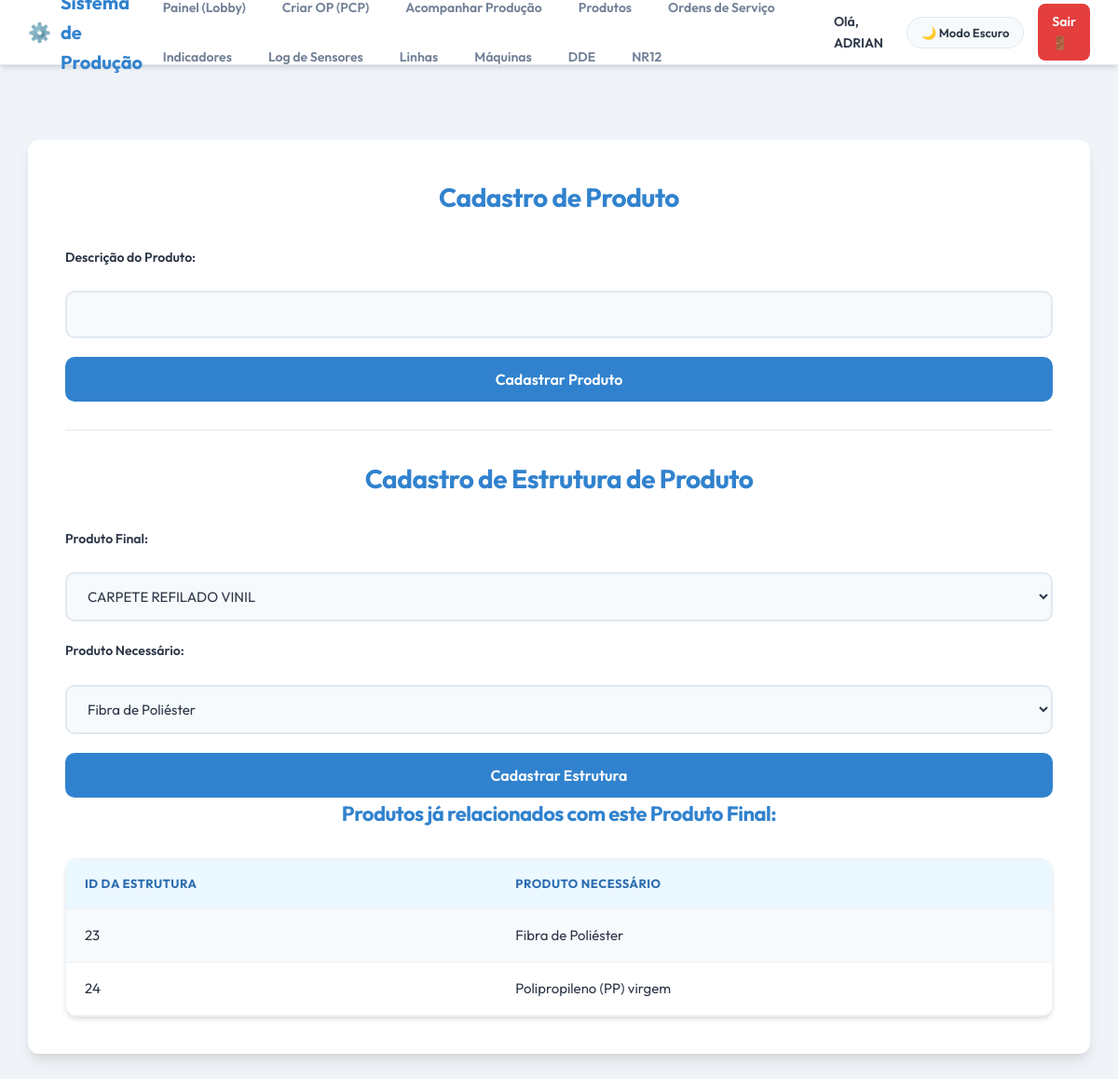
/pages/cadastro_produto.php?produto_selecionado=5 (signed in), run on the app's committed database.
### tables this page shows
CREATE TABLE `tab_estrutura_prod` (
  `ESTRUTURA_ID` bigint NOT NULL AUTO_INCREMENT,
  `ESTRUTURA_ID_FINAL` bigint NOT NULL,
  `ESTRUTURA_ID_NECESSARIO` bigint NOT NULL,
  PRIMARY KEY (`ESTRUTURA_ID`),
  KEY `tab_estrutura_prod_ibfk_1` (`ESTRUTURA_ID_FINAL`),
  KEY `tab_estrutura_prod_ibfk_2` (`ESTRUTURA_ID_NECESSARIO`),
  CONSTRAINT `tab_estrutura_prod_ibfk_1` FOREIGN KEY (`ESTRUTURA_ID_FINAL`) REFERENCES `tab_produtos` (`PROD_ID`),
  CONSTRAINT `tab_estrutura_prod_ibfk_2` FOREIGN KEY (`ESTRUTURA_ID_NECESSARIO`) REFERENCES `tab_produtos` (`PROD_ID`)
);

CREATE TABLE `tab_produtos` (
  `PROD_ID` bigint NOT NULL AUTO_INCREMENT,
  `PROD_DESC` varchar(255) NOT NULL,
  PRIMARY KEY (`PROD_ID`)
);

### pages/cadastro_produto.php (the view, shortened to what this page needs)
<?php
include('../php/conexao.php');
$produtos = $conn->query("SELECT PROD_ID, PROD_DESC FROM TAB_PRODUTOS");
$estrutura = [];
if (isset($_GET['produto_selecionado'])) {
    $idSelecionado = intval($_GET['produto_selecionado']);
    $query = "
        SELECT ep.ESTRUTURA_ID, p.PROD_DESC
        FROM TAB_ESTRUTURA_PROD ep
        JOIN TAB_PRODUTOS p ON p.PROD_ID = ep.ESTRUTURA_ID_NECESSARIO
        WHERE ep.ESTRUTURA_ID_FINAL = ?";
    $stmt = $conn->prepare($query);
    if ($stmt) {
        $stmt->bind_param("i", $idSelecionado);
        $stmt->execute();
        $resultado = $stmt->get_result();
        $estrutura = $resultado->fetch_all(MYSQLI_ASSOC);
    }
}
?>
<!DOCTYPE html>
<html lang="pt-br">
<head>
<link rel="stylesheet" href="../css/style.css">
</head>
<body>
<?php include_once dirname(__DIR__) . '/php/header.php'; ?>
<div class="container">
    <h2>Cadastro de Produto</h2>
    <form method="POST">
        <label for="produto_desc">Descrição do Produto:</label>
        <input type="text" name="produto_desc" required>
        <button type="submit">Cadastrar Produto</button>
    </form>
    <hr>
    <h2>Cadastro de Estrutura de Produto</h2>
    <form method="POST">
        <label for="id_final">Produto Final:</label>
        <select name="id_final" id="id_final" onchange="buscarEstrutura()" required>
            <?php
            $produtos->data_seek(0);
            while ($row = $produtos->fetch_assoc()) {
                $selected = (isset($idSelecionado) && $idSelecionado == $row['PROD_ID']) ? 'selected' : '';
                echo "<option value='{$row['PROD_ID']}' $selected>" . htmlspecialchars($row['PROD_DESC']) . "</option>";
            }
            ?>
        </select>
        <label for="id_necessario">Produto Necessário:</label>
        <select name="id_necessario" required>
            <?php
            $produtos->data_seek(0);
            while ($row = $produtos->fetch_assoc()) {
                echo "<option value='{$row['PROD_ID']}'>" . htmlspecialchars($row['PROD_DESC']) . "</option>";
            }
            ?>
        </select>
        <button type="submit">Cadastrar Estrutura</button>
    </form>
    <?php if (!empty($estrutura)): ?>
        <h3>Produtos já relacionados com este Produto Final:</h3>
        <table>
            <tr>
                <th>ID da Estrutura</th>
                <th>Produto Necessário</th>
            </tr>
            <?php foreach ($estrutura as $item): ?>
                <tr>
                    <td><?= htmlspecialchars($item['ESTRUTURA_ID']) ?></td>
                    <td><?= htmlspecialchars($item['PROD_DESC']) ?></td>
                </tr>
            <?php endforeach; ?>
        </table>
    <?php endif; ?>
</div>
</body>
</html>

### css/style.css (style rules this page uses)
:root { --bg-color: #f0f4f8; --container-bg: #ffffff; --text-color: #2d3748; --text-muted: #718096; --primary-color: #3182ce; --primary-hover: #2b6cb0; --accent-color: #38b2ac; --input-bg: #f7fafc; --input-border: #e2e8f0; --table-bg: #ffffff; --table-border: #edf2f7; --table-header-bg: #ebf8ff; --table-header-text: #2b6cb0; --table-row-even: #f7fafc; --table-row-odd: #ffffff; --danger-color: #e53e3e; --success-color: #38a169; --warning-color: #d69e2e; --shadow-sm: 0 1px 2px 0 rgba(0, 0, 0, 0.05); --shadow-md: 0 4px 6px -1px rgba(0, 0, 0, 0.1), 0 2px 4px -1px rgba(0, 0, 0, 0.06); --shadow-lg: 0 10px 15px -3px rgba(0, 0, 0, 0.1), 0 4px 6px -2px rgba(0, 0, 0, 0.05); --border-radius: 12px; }
* { box-sizing: border-box; margin: 0; padding: 0; }
body { font-family: 'Outfit', sans-serif; background-color: var(--bg-color); color: var(--text-color); line-height: 1.6; transition: background-color 0.3s ease, color 0.3s ease; padding-bottom: 60px; }
.container, .login-container, .form-container, .form-os { width: 95%; max-width: 1500px; margin: 60px auto; background: var(--container-bg); padding: 40px; border-radius: var(--border-radius); box-shadow: var(--shadow-lg); transition: background-color 0.3s ease, box-shadow 0.3s ease; position: relative; }
h2, h3 { text-align: center; color: var(--primary-color); font-weight: 700; margin-bottom: 30px; letter-spacing: -0.5px; }
h2 { font-size: 28px; }
h3 { font-size: 22px; }
form { display: flex; flex-direction: column; gap: 20px; }
label { font-weight: 600; font-size: 14px; color: var(--text-color); margin-bottom: 5px; display: block; }
input, select, textarea { padding: 14px 18px; border: 2px solid var(--input-border); background: var(--input-bg); color: var(--text-color); border-radius: 10px; font-size: 15px; font-family: 'Outfit', sans-serif; transition: all 0.3s ease; width: 100%; }
button, .btn { background: var(--primary-color); color: #ffffff; font-weight: 600; padding: 14px 24px; border: none; border-radius: 10px; cursor: pointer; font-size: 16px; font-family: 'Outfit', sans-serif; transition: all 0.3s ease; display: inline-block; text-align: center; text-decoration: none; white-space: nowrap; }
table { width: 100%; border-collapse: separate; border-spacing: 0; background-color: var(--table-bg); font-size: 15px; border-radius: var(--border-radius); overflow: hidden; box-shadow: var(--shadow-md); margin-top: 30px; border: 1px solid var(--table-border); }
th, td { padding: 16px 20px; text-align: left; border-bottom: 1px solid var(--table-border); white-space: nowrap; }
th { background-color: var(--table-header-bg); color: var(--table-header-text); font-weight: 700; text-transform: uppercase; font-size: 13px; letter-spacing: 0.5px; }
td { color: var(--text-color); }
tbody tr { transition: background-color 0.2s ease; }
tbody tr:nth-child(even) { background-color: var(--table-row-even); }
tbody tr:nth-child(odd) { background-color: var(--table-row-odd); }
hr { border: none; border-top: 1px solid var(--input-border); margin: 30px 0; }

### data on the page
tab_estrutura_prod: ESTRUTURA_ID "23", ESTRUTURA_ID_NECESSARIO.PROD_DESC "Fibra de Poliéster"
tab_estrutura_prod: ESTRUTURA_ID "24", ESTRUTURA_ID_NECESSARIO.PROD_DESC "Polipropileno (PP) virgem"

### other printed values
$_SESSION['nome'] "ADRIAN"
form field id_final "CARPETE REFILADO VINIL"
form field id_necessario "Fibra de Poliéster"
